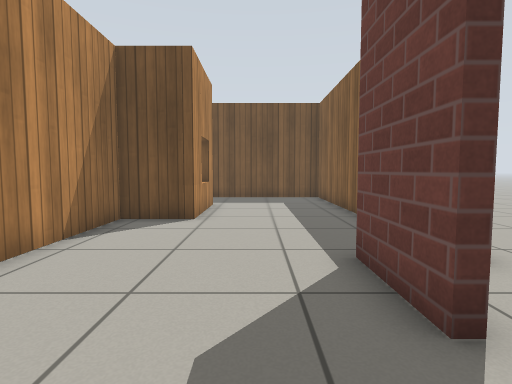
view 1 (above)

12 first-person views from a walk through a world built for the Gazebo simulator. The camera is 0.72 m above the floor, tilts 4° down and sees 80° across. The floor is counted in squares, 0.5 m on a side. Each view is taken from the middle of a square. On the plan, view 1 faces up. The plan holds only what a view shows up to about 14 squares ahead; the rest is blank. Simple patterns stand in for the simulator's built-in surfaces.

view 2
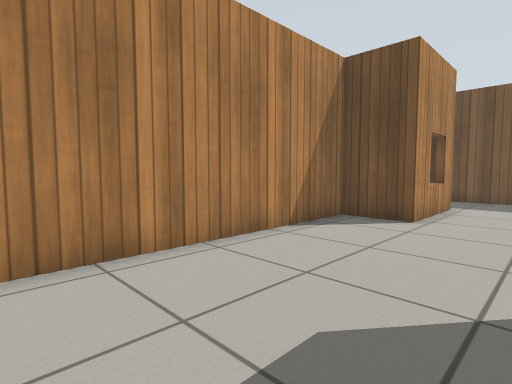

view 3
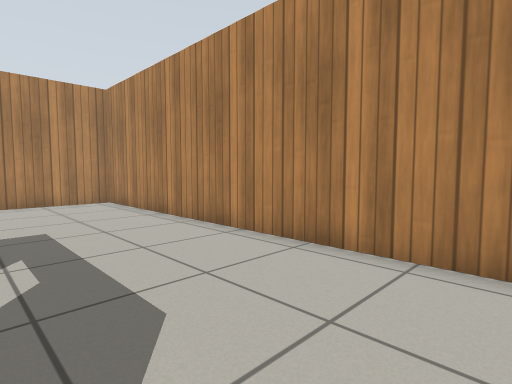

view 4
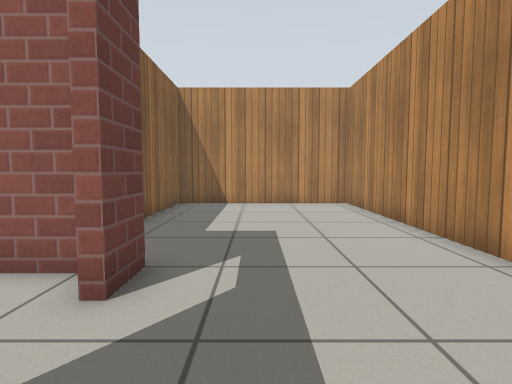

view 5
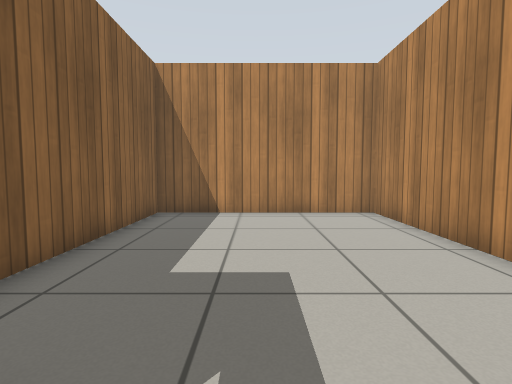

view 6
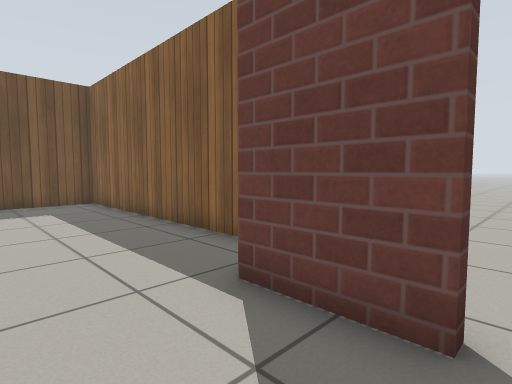

view 7
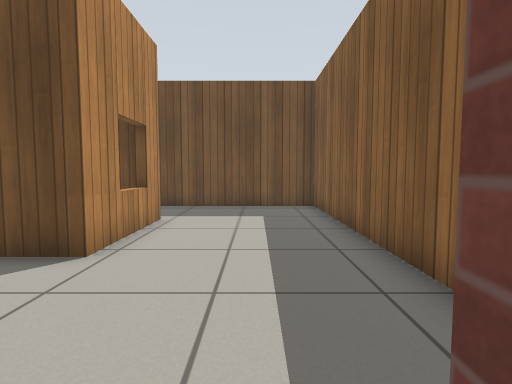

view 8
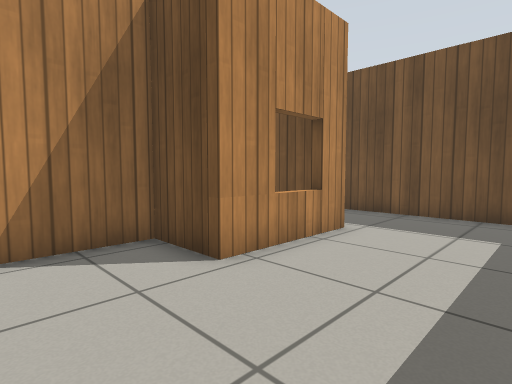

view 9
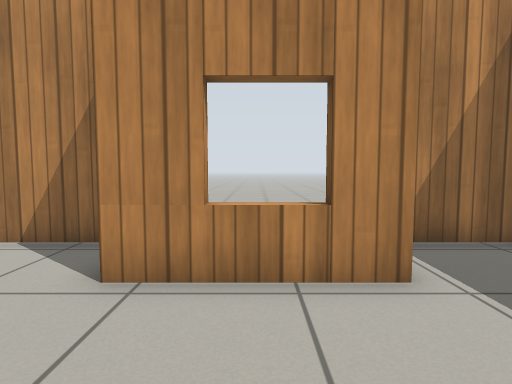

view 10
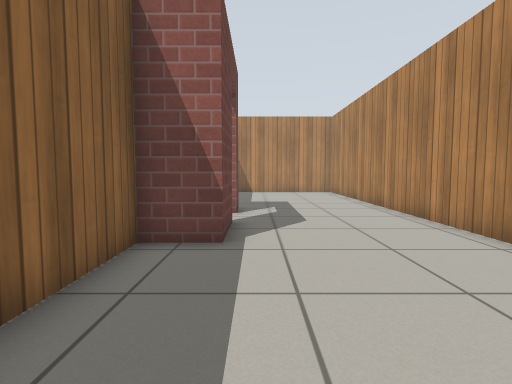

view 11
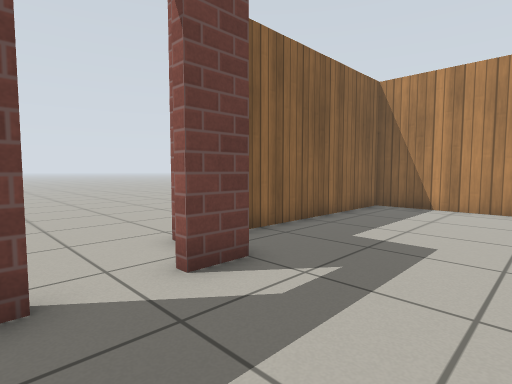

view 12
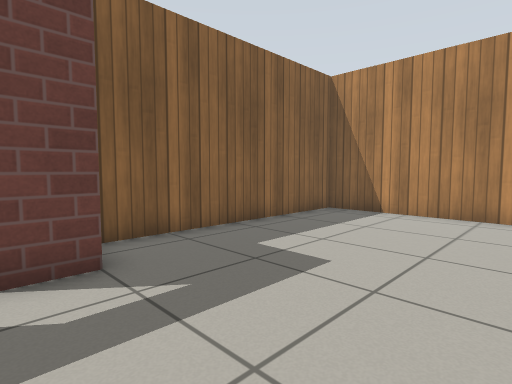

### Floor plan
Points are (right, up) in squares from view 1. A wall is a line through its corners. A room is listed if a view was taken in it or the views show most of it. See-through windows are left out.
Room 1 (views 1, 2, 3, 4, 5, 6, 7, 8, 9, 10, 11, 12)
walls: (1.7, 2.5) (1.7, 5) (3.4, 5) (3.4, 16.4) (-3.8, 16.4); (1.7, -0.6) (1.7, 0.7); (-1.8, 13.1) (-1.8, 9) (-4, 9) (-4, -9.4) (3.4, -9.4) (3.4, -1); (-4, 16.1) (-4, 14.1)
ways out: open door at (2, 1.5)

Where each view was taken, in squares from view 1:
view 1: 0 up, 0 right, facing up
view 2: 0 up, 1 right, facing up-left
view 3: 5 up, 1 right, facing down-left
view 4: 4 up, 0 right, facing down
view 5: 1 up, 0 right, facing down
view 6: 2 up, 1 left, facing up-right
view 7: 4 up, 1 right, facing up
view 8: 6 up, 2 right, facing up-left
view 9: 11 up, 2 right, facing left
view 10: 11 up, 1 right, facing down
view 11: 3 up, 2 left, facing down-right
view 12: 1 up, 3 left, facing down-right
